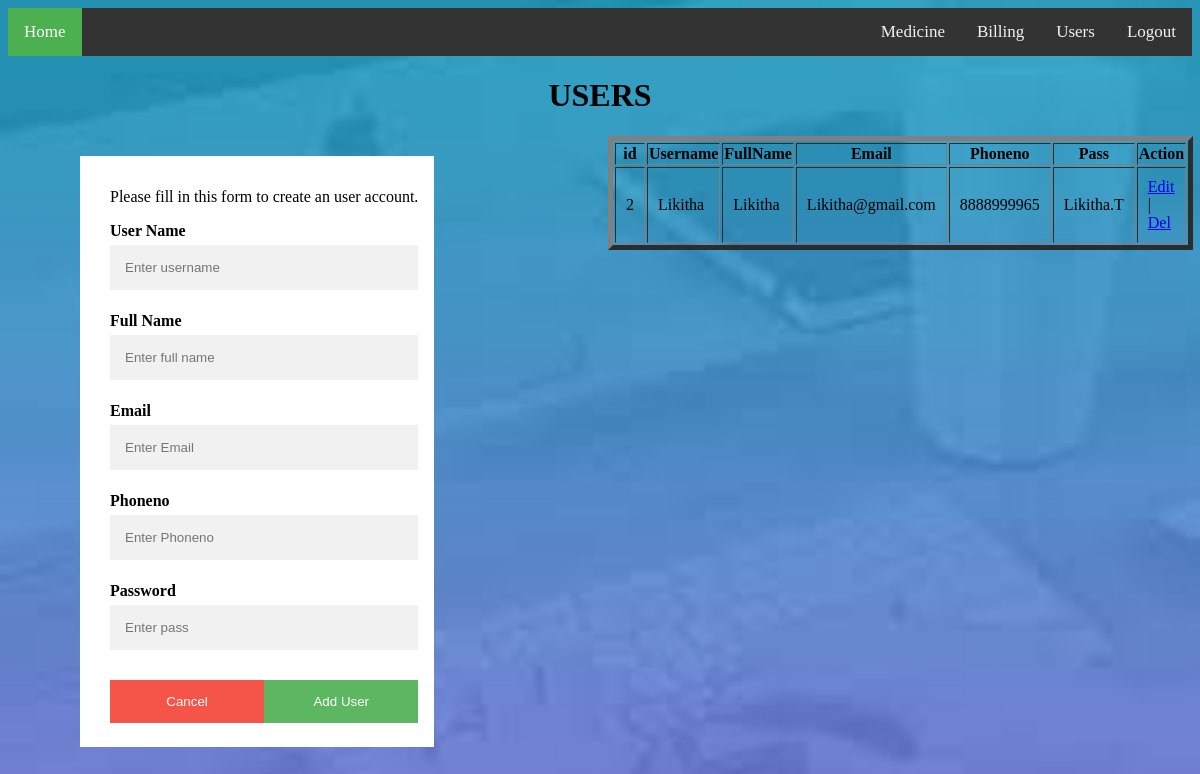
Screenshot of /user.php with the database file from the repository.
### tables this page shows
CREATE TABLE `user` (
  `id` int(20) NOT NULL,
  `Username` varchar(200) NOT NULL,
  `Fullname` varchar(200) NOT NULL,
  `Email` varchar(200) NOT NULL,
  `Phoneno` varchar(200) NOT NULL,
  `Pass` varchar(200) NOT NULL
);

### user.php (the view, shortened to what this page needs)
<html>
<head>
</head>
<body >
    <div class="topnav">
        <a class="active" href="home.php">Home</a>
        <div class="topnav-right">
            <a href="medicine.php">Medicine</a>
            <a href="bill.php">Billing</a>
            <a href="user.php">Users</a>
            <a href="logout.php">Logout</a>
        </div>
    </div>
    <div class="first">
        <h1 style="text-align: center;">USERS</h1>
<form method="POST" action="users.php" >
  <div class="container"style="padding-left:30px">
    <p>Please fill in this form to create an user account.</p>
    <label for=" Username"><b> User Name</b></label>
    <input type="text"  placeholder="Enter username" name="Username" required><br>
    <label for="Fullname"><b>Full Name</b></label>
    <input type="text"  placeholder="Enter full name" name="Fullname" required><br>
    <label for="Email"><b>Email</b></label>
    <input type="text"  placeholder="Enter Email" name="Email" required><br>
    <label for="Phoneno"><b>Phoneno</b></label>
    <input type="text"  placeholder="Enter Phoneno" name="Phoneno" required><br>
    <label for="Pass"><b>Password</b></label>
    <input type="text"  placeholder="Enter pass" name="Pass" required><br>
    <div class="clearfix">
      <a href="user.php"> <button type="button" class="cancelbtn">Cancel</button></a>
      <button type="submit" name="user" class="signupbtn">Add User</button>
    </div>
  </div>
</form>
<div class="second">
<?php
include 'db.php';
$result = mysqli_query($conn,"SELECT * FROM user");
echo "<table border='5' >
<tr>
<th>id</th>
<th>Username</th>
<th>FullName</th>
<th>Email</th>
<th>Phoneno</th>
<th>Pass</th>
<th>Action</th>
</tr>";
while($row = mysqli_fetch_array($result))
  {
  echo "<tr>";
  echo "<td>" . $row['id'] . "</td>";
  echo "<td>" . $row['Username'] . "</td>";
  echo "<td>" . $row['Fullname'] . "</td>";
  echo "<td>" . $row['Email'] . "</td>";
  echo "<td>" . $row['Phoneno'] . "</td>";
  echo "<td>" . $row['Pass'] . "</td>";
  echo "<td><a  href='edituser.php?id=".$row['id']."'>Edit </a>| ";
 echo "<a  href='deluser.php?id=".$row['id']."'>Del</td>";
  echo "</tr>";
  }
echo "</table>";
?>
<p>&nbsp;</p>
</div>
    </div>
</body>
</html>

### user.php (style rules this page uses)
.topnav { overflow: hidden; background-color: #333; }
.topnav a { float: left; color: #f2f2f2; text-align: center; padding: 14px 16px; text-decoration: none; font-size: 17px; }
.topnav a.active { background-color: #4CAF50; color: white; }
.topnav-right { float: right; }
input[type=text], input[type=password] { width: 100%; padding: 15px; margin: 5px 0 22px 0; display: inline-block; border: none; background: #f1f1f1; }
button { background-color: #4CAF50; color: white; padding: 14px 20px; margin: 8px 0; border: none; cursor: pointer; width: 100%; opacity: 0.9; }
.cancelbtn { padding: 14px 20px; background-color: #f44336; }
.cancelbtn, .signupbtn { float: left; width: 50%; }
.container { position: absolute; left: 60px; margin: 20px; max-width: 580px; padding: 16px; background-color: white; color: black; }
.clearfix::after { content: ""; clear: both; display: table; }
.second { padding-left: 600px; }
td { padding: 10px; }
th { width: 100px; }
body { background-repeat: no-repeat; background-size: 100%; }

### rows the page displays
user: id "2", Username "Likitha", Fullname "Likitha", Email "Likitha@gmail.com", Phoneno "8888999965", Pass "Likitha.T"
